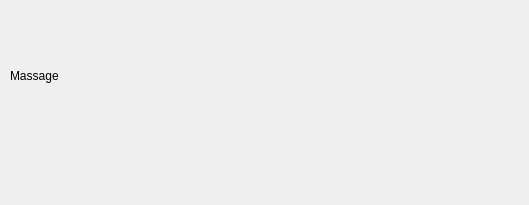
<?xml version="1.0" encoding="UTF-8"?>
<ui version="4.0">
 <class>Alert</class>
 <widget class="QWidget" name="Alert">
  <property name="geometry">
   <rect>
    <x>0</x>
    <y>0</y>
    <width>529</width>
    <height>205</height>
   </rect>
  </property>
  <property name="windowTitle">
   <string>This is Response!</string>
  </property>
  <property name="windowIcon">
   <iconset>
    <normaloff>../images/Icon.png</normaloff>../images/Icon.png</iconset>
  </property>
  <property name="autoFillBackground">
   <bool>false</bool>
  </property>
  <property name="styleSheet">
   <string notr="true"/>
  </property>
  <widget class="QLabel" name="Massage">
   <property name="geometry">
    <rect>
     <x>10</x>
     <y>20</y>
     <width>491</width>
     <height>111</height>
    </rect>
   </property>
   <property name="focusPolicy">
    <enum>Qt::NoFocus</enum>
   </property>
   <property name="text">
    <string>Massage</string>
   </property>
   <property name="textFormat">
    <enum>Qt::PlainText</enum>
   </property>
   <property name="scaledContents">
    <bool>true</bool>
   </property>
   <property name="alignment">
    <set>Qt::AlignJustify|Qt::AlignVCenter</set>
   </property>
  </widget>
  <widget class="QLabel" name="SubMassage">
   <property name="geometry">
    <rect>
     <x>10</x>
     <y>120</y>
     <width>491</width>
     <height>81</height>
    </rect>
   </property>
   <property name="text">
    <string/>
   </property>
  </widget>
 </widget>
 <resources/>
 <connections/>
</ui>
